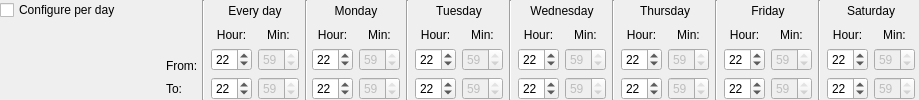
    <widget class="QWidget" name="wgBoundConfDay" native="true">
     <property name="enabled">
      <bool>true</bool>
     </property>
     <layout class="QHBoxLayout" name="lyBoundConfDay">
      <property name="spacing">
       <number>0</number>
      </property>
      <property name="margin">
       <number>0</number>
      </property>
      <item>
       <layout class="QVBoxLayout" name="verticalLayout_2">
        <item>
         <widget class="QCheckBox" name="ckBoundDay">
          <property name="enabled">
           <bool>true</bool>
          </property>
          <property name="layoutDirection">
           <enum>Qt::LeftToRight</enum>
          </property>
          <property name="text">
           <string>Configure per day</string>
          </property>
         </widget>
        </item>
        <item>
         <spacer name="verticalSpacer_4">
          <property name="orientation">
           <enum>Qt::Vertical</enum>
          </property>
          <property name="sizeType">
           <enum>QSizePolicy::Expanding</enum>
          </property>
          <property name="sizeHint" stdset="0">
           <size>
            <width>20</width>
            <height>20</height>
           </size>
          </property>
         </spacer>
        </item>
       </layout>
      </item>
      <item>
       <spacer name="horizontalSpacer">
        <property name="orientation">
         <enum>Qt::Horizontal</enum>
        </property>
        <property name="sizeHint" stdset="0">
         <size>
          <width>45</width>
          <height>20</height>
         </size>
        </property>
       </spacer>
      </item>
      <item>
       <layout class="QVBoxLayout" name="verticalLayout_4">
        <property name="rightMargin">
         <number>4</number>
        </property>
        <item>
         <spacer name="verticalSpacer_6">
          <property name="orientation">
           <enum>Qt::Vertical</enum>
          </property>
          <property name="sizeHint" stdset="0">
           <size>
            <width>20</width>
            <height>41</height>
           </size>
          </property>
         </spacer>
        </item>
        <item>
         <widget class="QLabel" name="lbFrom">
          <property name="minimumSize">
           <size>
            <width>0</width>
            <height>23</height>
           </size>
          </property>
          <property name="layoutDirection">
           <enum>Qt::RightToLeft</enum>
          </property>
          <property name="text">
           <string>From:</string>
          </property>
         </widget>
        </item>
        <item>
         <widget class="QLabel" name="lbTo">
          <property name="minimumSize">
           <size>
            <width>0</width>
            <height>23</height>
           </size>
          </property>
          <property name="layoutDirection">
           <enum>Qt::RightToLeft</enum>
          </property>
          <property name="text">
           <string>To:</string>
          </property>
         </widget>
        </item>
       </layout>
      </item>
      <item>
       <widget class="QWidget" name="wgBoundEveryDay" native="true">
        <layout class="QGridLayout" name="gridLayout_4">
         <property name="leftMargin">
          <number>0</number>
         </property>
         <property name="topMargin">
          <number>0</number>
         </property>
         <property name="rightMargin">
          <number>4</number>
         </property>
         <property name="bottomMargin">
          <number>0</number>
         </property>
         <item row="0" column="0" rowspan="4">
          <widget class="Line" name="vLine_13">
           <property name="enabled">
            <bool>true</bool>
           </property>
           <property name="orientation">
            <enum>Qt::Vertical</enum>
           </property>
          </widget>
         </item>
         <item row="0" column="1" colspan="2">
          <widget class="QLabel" name="lbBound_0">
           <property name="enabled">
            <bool>true</bool>
           </property>
           <property name="minimumSize">
            <size>
             <width>0</width>
             <height>21</height>
            </size>
           </property>
           <property name="text">
            <string>Every day</string>
           </property>
           <property name="alignment">
            <set>Qt::AlignCenter</set>
           </property>
          </widget>
         </item>
         <item row="0" column="3" rowspan="4">
          <widget class="Line" name="vLine_7">
           <property name="enabled">
            <bool>true</bool>
           </property>
           <property name="orientation">
            <enum>Qt::Vertical</enum>
           </property>
          </widget>
         </item>
         <item row="1" column="1">
          <widget class="QLabel" name="label_93">
           <property name="minimumSize">
            <size>
             <width>0</width>
             <height>0</height>
            </size>
           </property>
           <property name="frameShape">
            <enum>QFrame::NoFrame</enum>
           </property>
           <property name="text">
            <string>Hour:</string>
           </property>
           <property name="alignment">
            <set>Qt::AlignCenter</set>
           </property>
          </widget>
         </item>
         <item row="1" column="2">
          <widget class="QLabel" name="label_94">
           <property name="frameShape">
            <enum>QFrame::NoFrame</enum>
           </property>
           <property name="text">
            <string>Min:</string>
           </property>
           <property name="alignment">
            <set>Qt::AlignCenter</set>
           </property>
          </widget>
         </item>
         <item row="2" column="1">
          <widget class="QSpinBox" name="sbFromHr_0">
           <property name="enabled">
            <bool>true</bool>
           </property>
           <property name="maximumSize">
            <size>
             <width>41</width>
             <height>16777215</height>
            </size>
           </property>
           <property name="maximum">
            <number>24</number>
           </property>
           <property name="value">
            <number>22</number>
           </property>
          </widget>
         </item>
         <item row="2" column="2">
          <widget class="QSpinBox" name="sbFromMn_0">
           <property name="enabled">
            <bool>false</bool>
           </property>
           <property name="maximumSize">
            <size>
             <width>41</width>
             <height>16777215</height>
            </size>
           </property>
           <property name="maximum">
            <number>59</number>
           </property>
           <property name="value">
            <number>59</number>
           </property>
          </widget>
         </item>
         <item row="3" column="1">
          <widget class="QSpinBox" name="sbToHr_0">
           <property name="enabled">
            <bool>true</bool>
           </property>
           <property name="maximumSize">
            <size>
             <width>41</width>
             <height>16777215</height>
            </size>
           </property>
           <property name="maximum">
            <number>24</number>
           </property>
           <property name="value">
            <number>22</number>
           </property>
          </widget>
         </item>
         <item row="3" column="2">
          <widget class="QSpinBox" name="sbToMn_0">
           <property name="enabled">
            <bool>false</bool>
           </property>
           <property name="maximumSize">
            <size>
             <width>41</width>
             <height>16777215</height>
            </size>
           </property>
           <property name="maximum">
            <number>59</number>
           </property>
           <property name="value">
            <number>59</number>
           </property>
          </widget>
         </item>
        </layout>
       </widget>
      </item>
      <item>
       <widget class="QWidget" name="wgBoundWeek" native="true">
        <layout class="QGridLayout" name="gridLayout">
         <property name="leftMargin">
          <number>0</number>
         </property>
         <property name="topMargin">
          <number>0</number>
         </property>
         <property name="rightMargin">
          <number>4</number>
         </property>
         <property name="bottomMargin">
          <number>0</number>
         </property>
         <item row="0" column="0" colspan="2">
          <widget class="QLabel" name="lbBound_1">
           <property name="enabled">
            <bool>true</bool>
           </property>
           <property name="minimumSize">
            <size>
             <width>0</width>
             <height>21</height>
            </size>
           </property>
           <property name="text">
            <string>Monday</string>
           </property>
           <property name="alignment">
            <set>Qt::AlignCenter</set>
           </property>
          </widget>
         </item>
         <item row="0" column="2" rowspan="4">
          <widget class="Line" name="vLine_8">
           <property name="enabled">
            <bool>true</bool>
           </property>
           <property name="orientation">
            <enum>Qt::Vertical</enum>
           </property>
          </widget>
         </item>
         <item row="0" column="3" colspan="2">
          <widget class="QLabel" name="lbBound_2">
           <property name="enabled">
            <bool>true</bool>
           </property>
           <property name="text">
            <string>Tuesday</string>
           </property>
           <property name="alignment">
            <set>Qt::AlignCenter</set>
           </property>
          </widget>
         </item>
         <item row="0" column="5" rowspan="4">
          <widget class="Line" name="vLine_9">
           <property name="enabled">
            <bool>true</bool>
           </property>
           <property name="orientation">
            <enum>Qt::Vertical</enum>
           </property>
          </widget>
         </item>
         <item row="0" column="6" colspan="2">
          <widget class="QLabel" name="lbBound_3">
           <property name="enabled">
            <bool>true</bool>
           </property>
           <property name="text">
            <string>Wednesday</string>
           </property>
           <property name="alignment">
            <set>Qt::AlignCenter</set>
           </property>
          </widget>
         </item>
         <item row="0" column="8" rowspan="4">
          <widget class="Line" name="vLine_10">
           <property name="enabled">
            <bool>true</bool>
           </property>
           <property name="orientation">
            <enum>Qt::Vertical</enum>
           </property>
          </widget>
         </item>
         <item row="0" column="9" colspan="2">
          <widget class="QLabel" name="lbBound_4">
           <property name="enabled">
            <bool>true</bool>
           </property>
           <property name="text">
            <string>Thursday</string>
           </property>
           <property name="alignment">
            <set>Qt::AlignCenter</set>
           </property>
          </widget>
         </item>
         <item row="0" column="11" rowspan="4">
          <widget class="Line" name="vLine_11">
           <property name="enabled">
            <bool>true</bool>
           </property>
           <property name="orientation">
            <enum>Qt::Vertical</enum>
           </property>
          </widget>
         </item>
         <item row="0" column="12" colspan="2">
          <widget class="QLabel" name="lbBound_5">
           <property name="enabled">
            <bool>true</bool>
           </property>
           <property name="text">
            <string>Friday</string>
           </property>
           <property name="alignment">
            <set>Qt::AlignCenter</set>
           </property>
          </widget>
         </item>
         <item row="0" column="14" rowspan="4">
          <widget class="Line" name="vLine_12">
           <property name="enabled">
            <bool>true</bool>
           </property>
           <property name="orientation">
            <enum>Qt::Vertical</enum>
           </property>
          </widget>
         </item>
         <item row="0" column="15" colspan="2">
          <widget class="QLabel" name="lbBound_6">
           <property name="enabled">
            <bool>true</bool>
           </property>
           <property name="text">
            <string>Saturday</string>
           </property>
           <property name="alignment">
            <set>Qt::AlignCenter</set>
           </property>
          </widget>
         </item>
         <item row="1" column="0">
          <widget class="QLabel" name="label_96">
           <property name="minimumSize">
            <size>
             <width>0</width>
             <height>0</height>
            </size>
           </property>
           <property name="frameShape">
            <enum>QFrame::NoFrame</enum>
           </property>
           <property name="text">
            <string>Hour:</string>
           </property>
           <property name="alignment">
            <set>Qt::AlignCenter</set>
           </property>
          </widget>
         </item>
         <item row="1" column="1">
          <widget class="QLabel" name="label_95">
           <property name="frameShape">
            <enum>QFrame::NoFrame</enum>
           </property>
           <property name="text">
            <string>Min:</string>
           </property>
           <property name="alignment">
            <set>Qt::AlignCenter</set>
           </property>
          </widget>
         </item>
         <item row="1" column="3">
          <widget class="QLabel" name="label_4">
           <property name="frameShape">
            <enum>QFrame::NoFrame</enum>
           </property>
           <property name="text">
            <string>Hour:</string>
           </property>
           <property name="alignment">
            <set>Qt::AlignCenter</set>
           </property>
          </widget>
         </item>
         <item row="1" column="4">
          <widget class="QLabel" name="label_3">
           <property name="frameShape">
            <enum>QFrame::NoFrame</enum>
           </property>
           <property name="text">
            <string>Min:</string>
           </property>
           <property name="alignment">
            <set>Qt::AlignCenter</set>
           </property>
          </widget>
         </item>
         <item row="1" column="6">
          <widget class="QLabel" name="label_5">
           <property name="frameShape">
            <enum>QFrame::NoFrame</enum>
           </property>
           <property name="text">
            <string>Hour:</string>
           </property>
           <property name="alignment">
            <set>Qt::AlignCenter</set>
           </property>
          </widget>
         </item>
         <item row="1" column="7">
          <widget class="QLabel" name="label_6">
           <property name="frameShape">
            <enum>QFrame::NoFrame</enum>
           </property>
           <property name="text">
            <string>Min:</string>
           </property>
           <property name="alignment">
            <set>Qt::AlignCenter</set>
           </property>
          </widget>
         </item>
         <item row="1" column="9">
          <widget class="QLabel" name="label_7">
           <property name="frameShape">
            <enum>QFrame::NoFrame</enum>
           </property>
           <property name="text">
            <string>Hour:</string>
           </property>
           <property name="alignment">
            <set>Qt::AlignCenter</set>
           </property>
          </widget>
         </item>
         <item row="1" column="10">
          <widget class="QLabel" name="label_8">
           <property name="frameShape">
            <enum>QFrame::NoFrame</enum>
           </property>
           <property name="text">
            <string>Min:</string>
           </property>
           <property name="alignment">
            <set>Qt::AlignCenter</set>
           </property>
          </widget>
         </item>
         <item row="1" column="12">
          <widget class="QLabel" name="label_10">
           <property name="frameShape">
            <enum>QFrame::NoFrame</enum>
           </property>
           <property name="text">
            <string>Hour:</string>
           </property>
           <property name="alignment">
            <set>Qt::AlignCenter</set>
           </property>
          </widget>
         </item>
         <item row="1" column="13">
          <widget class="QLabel" name="label_9">
           <property name="frameShape">
            <enum>QFrame::NoFrame</enum>
           </property>
           <property name="text">
            <string>Min:</string>
           </property>
           <property name="alignment">
            <set>Qt::AlignCenter</set>
           </property>
          </widget>
         </item>
         <item row="1" column="15">
          <widget class="QLabel" name="label_11">
           <property name="frameShape">
            <enum>QFrame::NoFrame</enum>
           </property>
           <property name="text">
            <string>Hour:</string>
           </property>
           <property name="alignment">
            <set>Qt::AlignCenter</set>
           </property>
          </widget>
         </item>
         <item row="1" column="16">
          <widget class="QLabel" name="label_12">
           <property name="frameShape">
            <enum>QFrame::NoFrame</enum>
           </property>
           <property name="text">
            <string>Min:</string>
           </property>
           <property name="alignment">
            <set>Qt::AlignCenter</set>
           </property>
          </widget>
         </item>
         <item row="2" column="0">
          <widget class="QSpinBox" name="sbFromHr_1">
           <property name="enabled">
            <bool>true</bool>
           </property>
           <property name="maximumSize">
            <size>
             <width>41</width>
             <height>10000</height>
            </size>
           </property>
           <property name="maximum">
            <number>24</number>
           </property>
           <property name="value">
            <number>22</number>
           </property>
          </widget>
         </item>
         <item row="2" column="1">
          <widget class="QSpinBox" name="sbFromMn_1">
           <property name="enabled">
            <bool>false</bool>
           </property>
           <property name="maximumSize">
            <size>
             <width>41</width>
             <height>10000</height>
            </size>
           </property>
           <property name="maximum">
            <number>59</number>
           </property>
           <property name="value">
            <number>59</number>
           </property>
          </widget>
         </item>
         <item row="2" column="3">
          <widget class="QSpinBox" name="sbFromHr_2">
           <property name="enabled">
            <bool>true</bool>
           </property>
           <property name="maximumSize">
            <size>
             <width>41</width>
             <height>10000</height>
            </size>
           </property>
           <property name="maximum">
            <number>24</number>
           </property>
           <property name="value">
            <number>22</number>
           </property>
          </widget>
         </item>
         <item row="2" column="4">
          <widget class="QSpinBox" name="sbFromMn_2">
           <property name="enabled">
            <bool>false</bool>
           </property>
           <property name="maximumSize">
            <size>
             <width>41</width>
             <height>10000</height>
            </size>
           </property>
           <property name="maximum">
            <number>59</number>
           </property>
           <property name="value">
            <number>59</number>
           </property>
          </widget>
         </item>
         <item row="2" column="6">
          <widget class="QSpinBox" name="sbFromHr_3">
           <property name="enabled">
            <bool>true</bool>
           </property>
           <property name="maximumSize">
            <size>
             <width>41</width>
             <height>10000</height>
            </size>
           </property>
           <property name="maximum">
            <number>24</number>
           </property>
           <property name="value">
            <number>22</number>
           </property>
          </widget>
         </item>
         <item row="2" column="7">
          <widget class="QSpinBox" name="sbFromMn_3">
           <property name="enabled">
            <bool>false</bool>
           </property>
           <property name="maximumSize">
            <size>
             <width>41</width>
             <height>10000</height>
            </size>
           </property>
           <property name="maximum">
            <number>59</number>
           </property>
           <property name="value">
            <number>59</number>
           </property>
          </widget>
         </item>
         <item row="2" column="9">
          <widget class="QSpinBox" name="sbFromHr_4">
           <property name="enabled">
            <bool>true</bool>
           </property>
           <property name="maximumSize">
            <size>
             <width>41</width>
             <height>10000</height>
            </size>
           </property>
           <property name="maximum">
            <number>24</number>
           </property>
           <property name="value">
            <number>22</number>
           </property>
          </widget>
         </item>
         <item row="2" column="10">
          <widget class="QSpinBox" name="sbFromMn_4">
           <property name="enabled">
            <bool>false</bool>
           </property>
           <property name="maximumSize">
            <size>
             <width>41</width>
             <height>10000</height>
            </size>
           </property>
           <property name="maximum">
            <number>59</number>
           </property>
           <property name="value">
            <number>59</number>
           </property>
          </widget>
         </item>
         <item row="2" column="12">
          <widget class="QSpinBox" name="sbFromHr_5">
           <property name="enabled">
            <bool>true</bool>
           </property>
           <property name="maximumSize">
            <size>
             <width>41</width>
             <height>10000</height>
            </size>
           </property>
           <property name="maximum">
            <number>24</number>
           </property>
           <property name="value">
            <number>22</number>
           </property>
          </widget>
         </item>
         <item row="2" column="13">
          <widget class="QSpinBox" name="sbFromMn_5">
           <property name="enabled">
            <bool>false</bool>
           </property>
           <property name="maximumSize">
            <size>
             <width>41</width>
             <height>10000</height>
            </size>
           </property>
           <property name="maximum">
            <number>59</number>
           </property>
           <property name="value">
            <number>59</number>
           </property>
          </widget>
         </item>
         <item row="2" column="15">
          <widget class="QSpinBox" name="sbFromHr_6">
           <property name="enabled">
            <bool>true</bool>
           </property>
           <property name="maximumSize">
            <size>
             <width>41</width>
             <height>10000</height>
            </size>
           </property>
           <property name="maximum">
            <number>24</number>
           </property>
           <property name="value">
            <number>22</number>
           </property>
          </widget>
         </item>
         <item row="2" column="16">
          <widget class="QSpinBox" name="sbFromMn_6">
           <property name="enabled">
            <bool>false</bool>
           </property>
           <property name="maximumSize">
            <size>
             <width>41</width>
             <height>10000</height>
            </size>
           </property>
           <property name="maximum">
            <number>59</number>
           </property>
           <property name="value">
            <number>59</number>
           </property>
          </widget>
         </item>
         <item row="3" column="0">
          <widget class="QSpinBox" name="sbToHr_1">
           <property name="enabled">
            <bool>true</bool>
           </property>
           <property name="maximumSize">
            <size>
             <width>41</width>
             <height>10000</height>
            </size>
           </property>
           <property name="maximum">
            <number>24</number>
           </property>
           <property name="value">
            <number>22</number>
           </property>
          </widget>
         </item>
         <item row="3" column="1">
          <widget class="QSpinBox" name="sbToMn_1">
           <property name="enabled">
            <bool>false</bool>
           </property>
           <property name="maximumSize">
            <size>
             <width>41</width>
             <height>10000</height>
            </size>
           </property>
           <property name="maximum">
            <number>59</number>
           </property>
           <property name="value">
            <number>59</number>
           </property>
          </widget>
         </item>
         <item row="3" column="3">
          <widget class="QSpinBox" name="sbToHr_2">
           <property name="enabled">
            <bool>true</bool>
           </property>
           <property name="maximumSize">
            <size>
             <width>41</width>
             <height>10000</height>
            </size>
           </property>
           <property name="maximum">
            <number>24</number>
           </property>
           <property name="value">
            <number>22</number>
           </property>
          </widget>
         </item>
         <item row="3" column="4">
          <widget class="QSpinBox" name="sbToMn_2">
           <property name="enabled">
            <bool>false</bool>
           </property>
           <property name="maximumSize">
            <size>
             <width>41</width>
             <height>10000</height>
            </size>
           </property>
           <property name="maximum">
            <number>59</number>
           </property>
           <property name="value">
            <number>59</number>
           </property>
          </widget>
         </item>
         <item row="3" column="6">
          <widget class="QSpinBox" name="sbToHr_3">
           <property name="enabled">
            <bool>true</bool>
           </property>
           <property name="maximumSize">
            <size>
             <width>41</width>
             <height>10000</height>
            </size>
           </property>
           <property name="maximum">
            <number>24</number>
           </property>
           <property name="value">
            <number>22</number>
           </property>
          </widget>
         </item>
         <item row="3" column="7">
          <widget class="QSpinBox" name="sbToMn_3">
           <property name="enabled">
            <bool>false</bool>
           </property>
           <property name="maximumSize">
            <size>
             <width>41</width>
             <height>10000</height>
            </size>
           </property>
           <property name="maximum">
            <number>59</number>
           </property>
           <property name="value">
            <number>59</number>
           </property>
          </widget>
         </item>
         <item row="3" column="9">
          <widget class="QSpinBox" name="sbToHr_4">
           <property name="enabled">
            <bool>true</bool>
           </property>
           <property name="maximumSize">
            <size>
             <width>41</width>
             <height>10000</height>
            </size>
           </property>
           <property name="maximum">
            <number>24</number>
           </property>
           <property name="value">
            <number>22</number>
           </property>
          </widget>
         </item>
         <item row="3" column="10">
          <widget class="QSpinBox" name="sbToMn_4">
           <property name="enabled">
            <bool>false</bool>
           </property>
           <property name="maximumSize">
            <size>
             <width>41</width>
             <height>10000</height>
            </size>
           </property>
           <property name="maximum">
            <number>59</number>
           </property>
           <property name="value">
            <number>59</number>
           </property>
          </widget>
         </item>
         <item row="3" column="12">
          <widget class="QSpinBox" name="sbToHr_5">
           <property name="enabled">
            <bool>true</bool>
           </property>
           <property name="maximumSize">
            <size>
             <width>41</width>
             <height>10000</height>
            </size>
           </property>
           <property name="maximum">
            <number>24</number>
           </property>
           <property name="value">
            <number>22</number>
           </property>
          </widget>
         </item>
         <item row="3" column="13">
          <widget class="QSpinBox" name="sbToMn_5">
           <property name="enabled">
            <bool>false</bool>
           </property>
           <property name="maximumSize">
            <size>
             <width>41</width>
             <height>10000</height>
            </size>
           </property>
           <property name="maximum">
            <number>59</number>
           </property>
           <property name="value">
            <number>59</number>
           </property>
          </widget>
         </item>
         <item row="3" column="15">
          <widget class="QSpinBox" name="sbToHr_6">
           <property name="enabled">
            <bool>true</bool>
           </property>
           <property name="maximumSize">
            <size>
             <width>41</width>
             <height>10000</height>
            </size>
           </property>
           <property name="maximum">
            <number>24</number>
           </property>
           <property name="value">
            <number>22</number>
           </property>
          </widget>
         </item>
         <item row="3" column="16">
          <widget class="QSpinBox" name="sbToMn_6">
           <property name="enabled">
            <bool>false</bool>
           </property>
           <property name="maximumSize">
            <size>
             <width>41</width>
             <height>10000</height>
            </size>
           </property>
           <property name="maximum">
            <number>59</number>
           </property>
           <property name="value">
            <number>59</number>
           </property>
          </widget>
         </item>
        </layout>
       </widget>
      </item>
     </layout>
    </widget>
